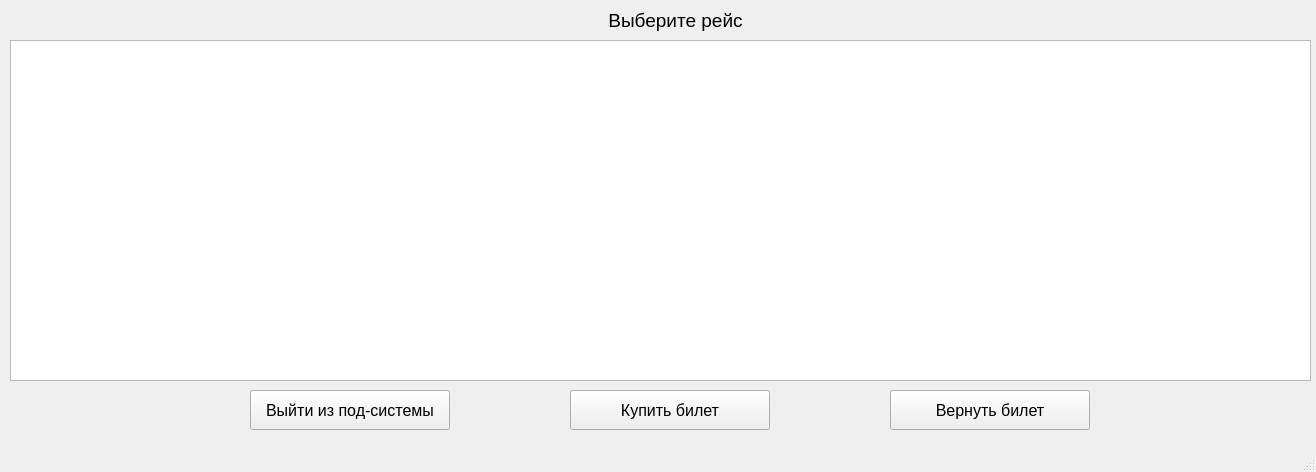
<?xml version="1.0" encoding="UTF-8"?>
<ui version="4.0">
 <class>mainWindow</class>
 <widget class="QMainWindow" name="mainWindow">
  <property name="geometry">
   <rect>
    <x>0</x>
    <y>0</y>
    <width>1316</width>
    <height>472</height>
   </rect>
  </property>
  <property name="windowTitle">
   <string>Клиент главная</string>
  </property>
  <property name="unifiedTitleAndToolBarOnMac">
   <bool>false</bool>
  </property>
  <widget class="QWidget" name="centralwidget">
   <widget class="QPushButton" name="btn_buy_tic">
    <property name="geometry">
     <rect>
      <x>570</x>
      <y>390</y>
      <width>200</width>
      <height>40</height>
     </rect>
    </property>
    <property name="font">
     <font>
      <pointsize>12</pointsize>
     </font>
    </property>
    <property name="text">
     <string>Купить билет</string>
    </property>
    <property name="iconSize">
     <size>
      <width>20</width>
      <height>20</height>
     </size>
    </property>
   </widget>
   <widget class="QPushButton" name="btn_vozv_tic">
    <property name="geometry">
     <rect>
      <x>890</x>
      <y>390</y>
      <width>200</width>
      <height>40</height>
     </rect>
    </property>
    <property name="font">
     <font>
      <pointsize>12</pointsize>
     </font>
    </property>
    <property name="text">
     <string>Вернуть билет</string>
    </property>
    <property name="iconSize">
     <size>
      <width>20</width>
      <height>20</height>
     </size>
    </property>
   </widget>
   <widget class="QListWidget" name="listWidget">
    <property name="geometry">
     <rect>
      <x>10</x>
      <y>40</y>
      <width>1301</width>
      <height>341</height>
     </rect>
    </property>
    <property name="font">
     <font>
      <pointsize>16</pointsize>
     </font>
    </property>
    <property name="styleSheet">
     <string notr="true">QListWidget::item { border-bottom: 1px solid black; }
QListWidget::item:selected { background-color: lightblue; color: black; }</string>
    </property>
   </widget>
   <widget class="QPushButton" name="btn_buy_tic_2">
    <property name="geometry">
     <rect>
      <x>250</x>
      <y>390</y>
      <width>200</width>
      <height>40</height>
     </rect>
    </property>
    <property name="font">
     <font>
      <pointsize>12</pointsize>
     </font>
    </property>
    <property name="text">
     <string>Выйти из под-системы</string>
    </property>
    <property name="iconSize">
     <size>
      <width>20</width>
      <height>20</height>
     </size>
    </property>
   </widget>
   <widget class="QLabel" name="label">
    <property name="geometry">
     <rect>
      <x>430</x>
      <y>0</y>
      <width>491</width>
      <height>41</height>
     </rect>
    </property>
    <property name="font">
     <font>
      <pointsize>14</pointsize>
     </font>
    </property>
    <property name="layoutDirection">
     <enum>Qt::LeftToRight</enum>
    </property>
    <property name="text">
     <string>Выберите рейс</string>
    </property>
    <property name="alignment">
     <set>Qt::AlignCenter</set>
    </property>
   </widget>
  </widget>
  <widget class="QMenuBar" name="menubar">
   <property name="geometry">
    <rect>
     <x>0</x>
     <y>0</y>
     <width>1316</width>
     <height>21</height>
    </rect>
   </property>
  </widget>
  <widget class="QStatusBar" name="statusbar"/>
 </widget>
 <resources/>
 <connections/>
</ui>
